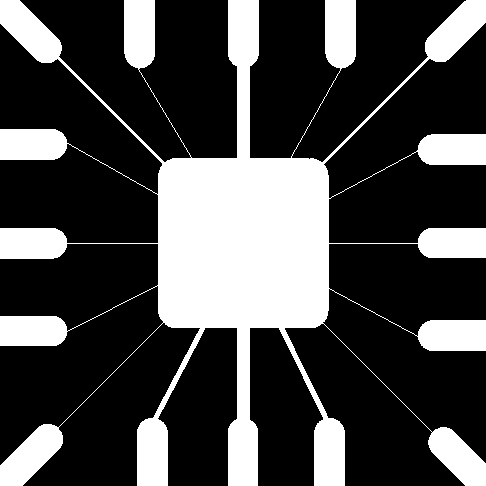
%> input picture images/wirebondmask.tif, 486 x 486 px
$ octave IPdilatetest.m   (GNU Octave 9; MATLAB toolbox functions it lacks are replaced by stand-ins)
%> lines starting %> are read from the running program, lines starting %| are printed output that depends on the picture; in (x1, y1, x2, y2) boxes, pixels count from 0 and x2, y2 are one past the last pixel; in counts of white or black regions, pixels touching at a corner belong together; the program's own positions count from 1
%> `img = imread('wirebondmask.tif');`: img: size 486x486 logical; 28.1% white; 1 white region, box (x1, y1, x2, y2) and area: (0, 0, 486, 486) 66259
### Lab4/Code/IPdilate.m
function [dilation] = IPdilate(image,structEl)
%> called with structEl = [0 1 1; 1 0 1; 1 0 0]
    % Similar implementation but now using the duality property.
    % This states that dilating is the same as performing erosion with
    % an inverted image and a rotated (180 degrees) structuring element
    image_comp = imcomplement(image);
    structEl_rot = rot90(structEl, 2);

    dilation = IPerode(image_comp, structEl_rot);

    % Invert image back to original "color"
    dilation = imcomplement(dilation);
end

### Lab4/Code/IPerode.m
function [erosion] = IPerode(image,structEl)
%> called with structEl = [0 0 1; 1 0 1; 1 1 0]
    [M,N] = size(image);
%> M = 486; N = 486

    % Pad with 1s since we want to match as much as possible with our
    % structuring element (eroding). This is also Matlabs convention.
    paddedIm = padarray(image,[1,1], 1);
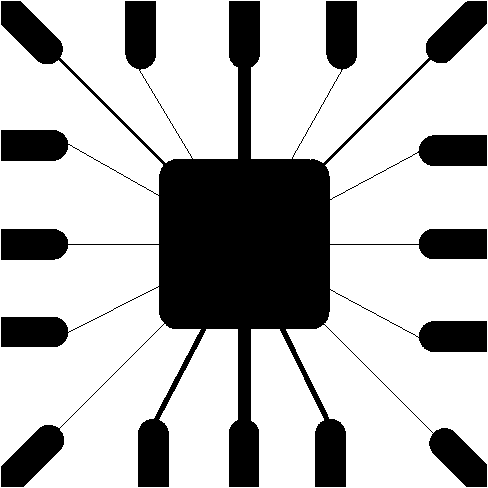
%> paddedIm: size 488x488 logical; 72.2% white; 1 black region, box (x1, y1, x2, y2) and area: (1, 1, 487, 487) 66259
    erosion = zeros(M,N);
    for i=1:M
        for j=1:N
            padded = paddedIm(i:i+2,j:j+2);
            erosion(i,j)= isequal(structEl, padded .* structEl);
        end
    end
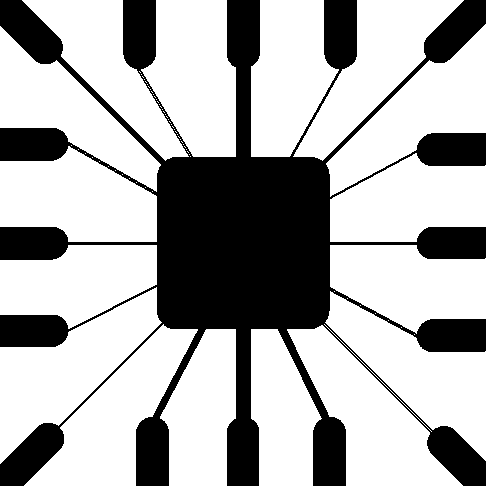
%> erosion: size 486x486 double; values 0 (black) and 1 (white), 69.2% white; 1 black region, box (x1, y1, x2, y2) and area: (0, 0, 486, 486) 72833
end

### Lab4/Code/IPdilatetest.m
img = imread('wirebondmask.tif');

figure;
imshow(img);

%struct_elem = ones(3,3);
struct_elem = [0, 1, 1; 1 0 1; 1 0 0];

g = IPdilate(img, struct_elem);
g = logical(g);

g_matlab = imdilate(img, struct_elem);

[M, N] = size(g);
%> M = 486; N = 486

sum = 0;
for i = 1:M
    for j = 1:N
        sum = sum + abs(g(i, j) - g_matlab(i, j));
    end
end
%> after the loop, sum = 0

sum
%> sum = 0

figure;
imshowpair(g, g_matlab, 'diff');

figure;
imshow(g);
